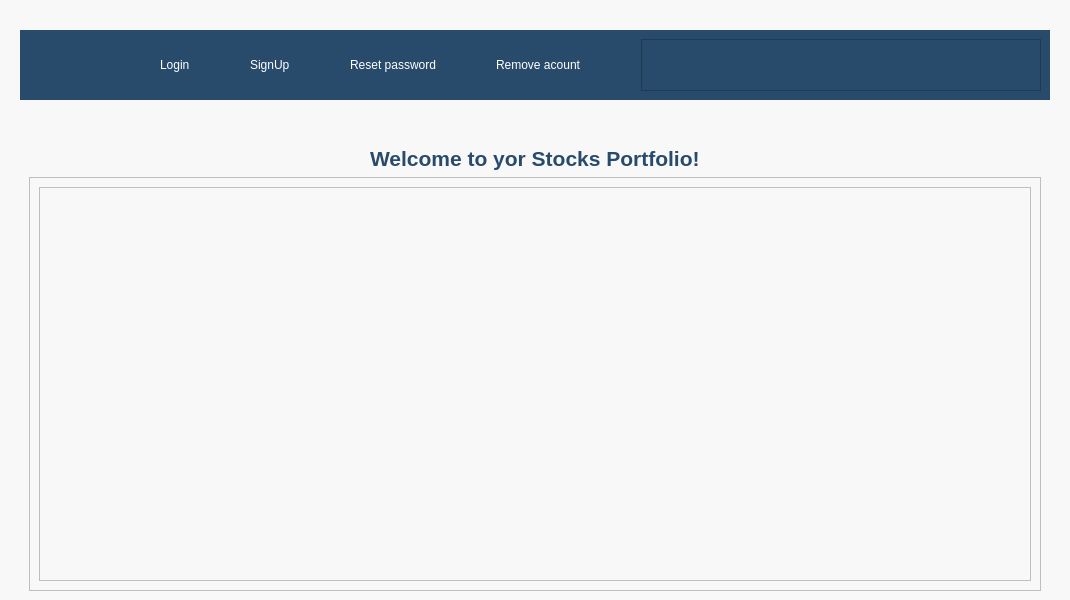
<?xml version="1.0" encoding="UTF-8"?>
<ui version="4.0">
 <class>Frame_authentication</class>
 <widget class="QFrame" name="Frame_authentication">
  <property name="geometry">
   <rect>
    <x>0</x>
    <y>0</y>
    <width>1067</width>
    <height>600</height>
   </rect>
  </property>
  <property name="font">
   <font>
    <pointsize>10</pointsize>
   </font>
  </property>
  <property name="windowTitle">
   <string>Frame</string>
  </property>
  <property name="layoutDirection">
   <enum>Qt::LeftToRight</enum>
  </property>
  <property name="styleSheet">
   <string notr="true">background-color: rgb(248, 248, 248);
gridline-color: none;
color: rgb(40, 75, 107);</string>
  </property>
  <layout class="QVBoxLayout" name="verticalLayout">
   <property name="leftMargin">
    <number>20</number>
   </property>
   <property name="topMargin">
    <number>30</number>
   </property>
   <property name="rightMargin">
    <number>20</number>
   </property>
   <property name="bottomMargin">
    <number>0</number>
   </property>
   <item>
    <widget class="QFrame" name="frame_header">
     <property name="sizePolicy">
      <sizepolicy hsizetype="Preferred" vsizetype="Preferred">
       <horstretch>0</horstretch>
       <verstretch>0</verstretch>
      </sizepolicy>
     </property>
     <property name="maximumSize">
      <size>
       <width>16777215</width>
       <height>70</height>
      </size>
     </property>
     <property name="font">
      <font>
       <pointsize>10</pointsize>
      </font>
     </property>
     <property name="styleSheet">
      <string notr="true">background-color: rgb(40, 75, 107);
color: rgb(255, 255, 255);</string>
     </property>
     <property name="frameShape">
      <enum>QFrame::NoFrame</enum>
     </property>
     <property name="frameShadow">
      <enum>QFrame::Plain</enum>
     </property>
     <property name="lineWidth">
      <number>0</number>
     </property>
     <layout class="QHBoxLayout" name="horizontalLayout">
      <property name="spacing">
       <number>60</number>
      </property>
      <property name="leftMargin">
       <number>40</number>
      </property>
      <item>
       <widget class="QLabel" name="label_icon__user">
        <property name="minimumSize">
         <size>
          <width>40</width>
          <height>35</height>
         </size>
        </property>
        <property name="maximumSize">
         <size>
          <width>40</width>
          <height>30</height>
         </size>
        </property>
        <property name="font">
         <font>
          <pointsize>10</pointsize>
         </font>
        </property>
        <property name="text">
         <string/>
        </property>
        <property name="pixmap">
         <pixmap resource="../../resources/resources.qrc">:/icons/wallet.png</pixmap>
        </property>
        <property name="scaledContents">
         <bool>true</bool>
        </property>
       </widget>
      </item>
      <item>
       <widget class="QLabel" name="label_login">
        <property name="sizePolicy">
         <sizepolicy hsizetype="Fixed" vsizetype="Preferred">
          <horstretch>0</horstretch>
          <verstretch>0</verstretch>
         </sizepolicy>
        </property>
        <property name="text">
         <string>Login</string>
        </property>
       </widget>
      </item>
      <item>
       <widget class="QLabel" name="label_2">
        <property name="sizePolicy">
         <sizepolicy hsizetype="Fixed" vsizetype="Preferred">
          <horstretch>0</horstretch>
          <verstretch>0</verstretch>
         </sizepolicy>
        </property>
        <property name="text">
         <string>SignUp</string>
        </property>
       </widget>
      </item>
      <item>
       <widget class="QLabel" name="label_3">
        <property name="sizePolicy">
         <sizepolicy hsizetype="Fixed" vsizetype="Preferred">
          <horstretch>0</horstretch>
          <verstretch>0</verstretch>
         </sizepolicy>
        </property>
        <property name="text">
         <string>Reset password</string>
        </property>
       </widget>
      </item>
      <item>
       <widget class="QLabel" name="label_4">
        <property name="sizePolicy">
         <sizepolicy hsizetype="Fixed" vsizetype="Preferred">
          <horstretch>0</horstretch>
          <verstretch>0</verstretch>
         </sizepolicy>
        </property>
        <property name="text">
         <string>Remove acount</string>
        </property>
       </widget>
      </item>
      <item>
       <widget class="QFrame" name="frame">
        <property name="minimumSize">
         <size>
          <width>400</width>
          <height>0</height>
         </size>
        </property>
        <property name="frameShape">
         <enum>QFrame::StyledPanel</enum>
        </property>
        <property name="frameShadow">
         <enum>QFrame::Raised</enum>
        </property>
       </widget>
      </item>
     </layout>
    </widget>
   </item>
   <item>
    <widget class="QFrame" name="frame_content">
     <property name="frameShape">
      <enum>QFrame::NoFrame</enum>
     </property>
     <property name="frameShadow">
      <enum>QFrame::Raised</enum>
     </property>
     <property name="lineWidth">
      <number>0</number>
     </property>
     <layout class="QVBoxLayout" name="verticalLayout_2">
      <property name="topMargin">
       <number>40</number>
      </property>
      <item alignment="Qt::AlignHCenter">
       <widget class="QLabel" name="label">
        <property name="sizePolicy">
         <sizepolicy hsizetype="Preferred" vsizetype="Fixed">
          <horstretch>0</horstretch>
          <verstretch>0</verstretch>
         </sizepolicy>
        </property>
        <property name="font">
         <font>
          <pointsize>16</pointsize>
          <italic>false</italic>
          <bold>true</bold>
          <underline>false</underline>
          <strikeout>false</strikeout>
          <kerning>true</kerning>
         </font>
        </property>
        <property name="styleSheet">
         <string notr="true">color: rgb(40, 75, 107);</string>
        </property>
        <property name="text">
         <string>Welcome to yor Stocks Portfolio!</string>
        </property>
       </widget>
      </item>
      <item>
       <widget class="QFrame" name="frame_content_authentication">
        <property name="frameShape">
         <enum>QFrame::StyledPanel</enum>
        </property>
        <property name="frameShadow">
         <enum>QFrame::Raised</enum>
        </property>
        <layout class="QHBoxLayout" name="horizontalLayout_2">
         <item>
          <widget class="QFrame" name="frame_2">
           <property name="frameShape">
            <enum>QFrame::StyledPanel</enum>
           </property>
           <property name="frameShadow">
            <enum>QFrame::Raised</enum>
           </property>
          </widget>
         </item>
        </layout>
       </widget>
      </item>
     </layout>
    </widget>
   </item>
  </layout>
 </widget>
 <resources>
  <include location="../../resources/resources.qrc"/>
 </resources>
 <connections/>
</ui>
